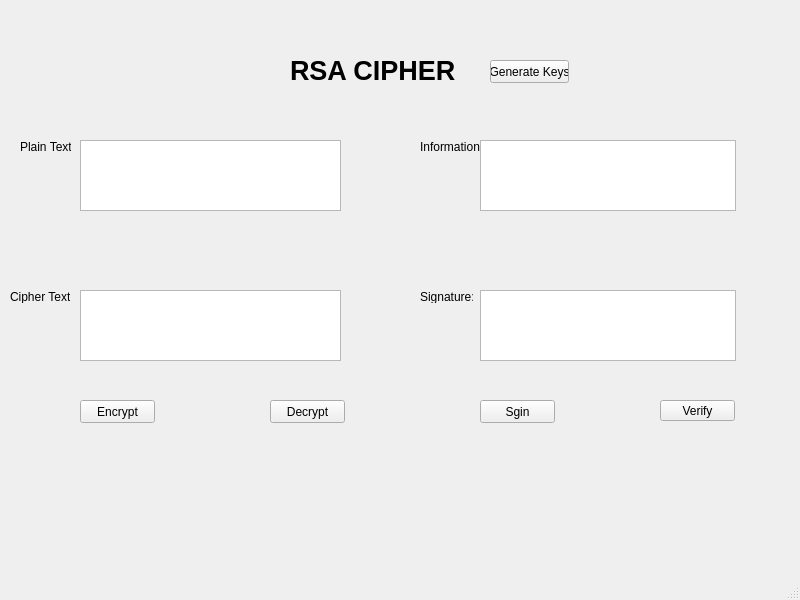
<?xml version="1.0" encoding="UTF-8"?>
<ui version="4.0">
 <class>MainWindow</class>
 <widget class="QMainWindow" name="MainWindow">
  <property name="geometry">
   <rect>
    <x>0</x>
    <y>0</y>
    <width>800</width>
    <height>600</height>
   </rect>
  </property>
  <property name="windowTitle">
   <string>MainWindow</string>
  </property>
  <widget class="QWidget" name="centralwidget">
   <widget class="QTextEdit" name="textEdit">
    <property name="geometry">
     <rect>
      <x>80</x>
      <y>140</y>
      <width>261</width>
      <height>71</height>
     </rect>
    </property>
   </widget>
   <widget class="QTextEdit" name="textEdit_2">
    <property name="geometry">
     <rect>
      <x>80</x>
      <y>290</y>
      <width>261</width>
      <height>71</height>
     </rect>
    </property>
   </widget>
   <widget class="QLabel" name="label">
    <property name="geometry">
     <rect>
      <x>20</x>
      <y>140</y>
      <width>51</width>
      <height>13</height>
     </rect>
    </property>
    <property name="text">
     <string>Plain Text:</string>
    </property>
   </widget>
   <widget class="QLabel" name="label_2">
    <property name="geometry">
     <rect>
      <x>10</x>
      <y>290</y>
      <width>60</width>
      <height>13</height>
     </rect>
    </property>
    <property name="text">
     <string>Cipher Text:</string>
    </property>
   </widget>
   <widget class="QPushButton" name="pushButton">
    <property name="geometry">
     <rect>
      <x>80</x>
      <y>400</y>
      <width>75</width>
      <height>23</height>
     </rect>
    </property>
    <property name="text">
     <string>Encrypt</string>
    </property>
   </widget>
   <widget class="QPushButton" name="pushButton_2">
    <property name="geometry">
     <rect>
      <x>660</x>
      <y>400</y>
      <width>75</width>
      <height>21</height>
     </rect>
    </property>
    <property name="text">
     <string>Verify</string>
    </property>
   </widget>
   <widget class="QPushButton" name="pushButton_3">
    <property name="geometry">
     <rect>
      <x>270</x>
      <y>400</y>
      <width>75</width>
      <height>23</height>
     </rect>
    </property>
    <property name="text">
     <string>Decrypt</string>
    </property>
   </widget>
   <widget class="QPushButton" name="pushButton_4">
    <property name="geometry">
     <rect>
      <x>480</x>
      <y>400</y>
      <width>75</width>
      <height>23</height>
     </rect>
    </property>
    <property name="text">
     <string>Sgin</string>
    </property>
   </widget>
   <widget class="QLabel" name="label_3">
    <property name="geometry">
     <rect>
      <x>290</x>
      <y>50</y>
      <width>201</width>
      <height>41</height>
     </rect>
    </property>
    <property name="font">
     <font>
      <pointsize>20</pointsize>
      <weight>75</weight>
      <bold>true</bold>
     </font>
    </property>
    <property name="text">
     <string>RSA CIPHER</string>
    </property>
   </widget>
   <widget class="QPushButton" name="pushButton_5">
    <property name="geometry">
     <rect>
      <x>490</x>
      <y>60</y>
      <width>79</width>
      <height>23</height>
     </rect>
    </property>
    <property name="text">
     <string>Generate Keys</string>
    </property>
   </widget>
   <widget class="QLabel" name="label_4">
    <property name="geometry">
     <rect>
      <x>420</x>
      <y>140</y>
      <width>60</width>
      <height>13</height>
     </rect>
    </property>
    <property name="text">
     <string>Information:</string>
    </property>
   </widget>
   <widget class="QLabel" name="label_5">
    <property name="geometry">
     <rect>
      <x>420</x>
      <y>290</y>
      <width>53</width>
      <height>13</height>
     </rect>
    </property>
    <property name="text">
     <string>Signature: </string>
    </property>
   </widget>
   <widget class="QTextBrowser" name="textBrowser">
    <property name="geometry">
     <rect>
      <x>480</x>
      <y>140</y>
      <width>256</width>
      <height>71</height>
     </rect>
    </property>
   </widget>
   <widget class="QTextBrowser" name="textBrowser_2">
    <property name="geometry">
     <rect>
      <x>480</x>
      <y>290</y>
      <width>256</width>
      <height>71</height>
     </rect>
    </property>
   </widget>
  </widget>
  <widget class="QMenuBar" name="menubar">
   <property name="geometry">
    <rect>
     <x>0</x>
     <y>0</y>
     <width>800</width>
     <height>21</height>
    </rect>
   </property>
  </widget>
  <widget class="QStatusBar" name="statusbar"/>
 </widget>
 <resources/>
 <connections/>
</ui>
